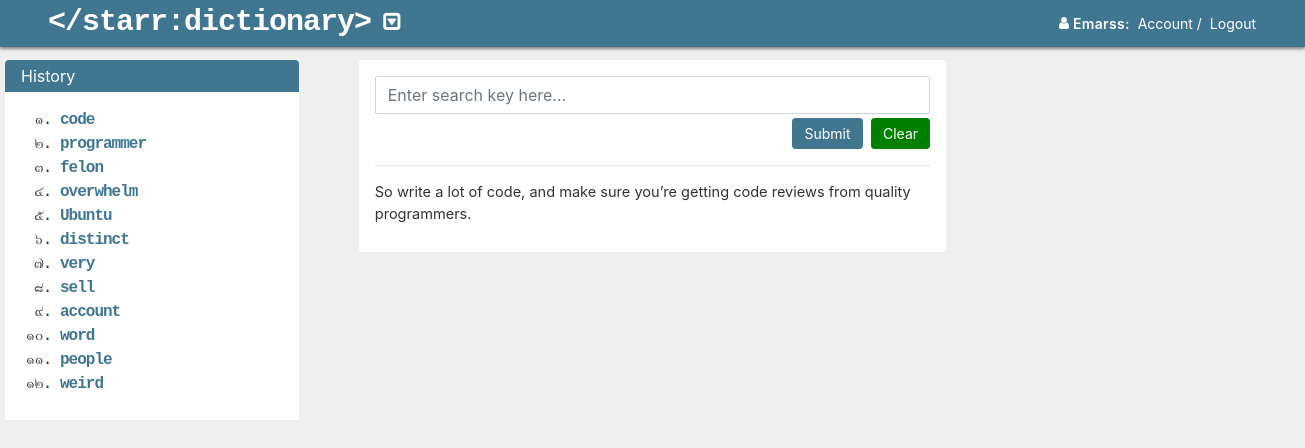
The page /dictionary/ (signed in) on the database its author committed.
### dictionary/models.py (models this page shows, shortened)
class Dictionary(models.Model):
	def __str__(self):
		return self.word
	word			= models.CharField(max_length=50);
	user			= models.ForeignKey(User, on_delete=models.CASCADE)
	created_at		= models.DateTimeField(auto_now=True)
	updated_at		= models.DateTimeField(auto_now_add=True)

### dictionary/views.py (the view)
# urls.py: path('', views.home, name='home'),
@login_required
def home(request, *args, **kwargs):
	context = {}
	if "message" in request.session:
		context['message'] = request.session['message']
		del request.session["message"]
	if "error" in request.session:
		context['error'] = request.session['error']
		del request.session["error"]
	context['form'] = SearchForm()
	context['history'] = Dictionary.objects.filter(user=request.user).order_by("-id")[:20]
	return render(request, 'dict_home.html', context)

### dictionary/forms.py
class SearchForm(forms.Form):
	word = forms.CharField(widget=forms.TextInput(
			attrs={
				"class": "form-control",
				"autofocus":"",
				"placeholder": "Enter search key here..."
			}
		))

### dictionary/templates/dict_home.html (shortened to what this page needs)
{% extends "base.html" %}
{% load static %}
{% block app_name %}dictionary{% endblock app_name %}
{% block content %}
	<div class="content">
		<div class="row star-dict-outer">
			<div class="star-dict star-dict-panel col-3 rounded p-0">
				<div class="star-dict-panel-header col-12 p-0">
					<div class="text-white p-1 px-3 rounded-top col-12 bg-primary">History</div>
				</div>
				<div class="star-dict-panel-body py-2">
					<div class="col-12 star-dict-history">
						<ul class="list">
							{% for var in history %}
								<li><a class="text-primary suggested font-weight-bold" onclick="findSuggested('{{ var }}')" class="font-italic">{{ var }}</a></li>
							{% endfor %}
						</ul>
					</div>
				</div>
			</div>
			<div class="col-6">
				<div class="row">
					<div class="star-dict col-12 bg-white p-3 rounded">
						<div class="sta-body">
							<form class="star-form mb-2" id="dict_form">
								<div class="form-group ">
									{{ form.word }}
									<div class=" text-right pt-1">
										<input type="submit" name="Search" class="btn btn-primary btn-sm">
										<a onclick="resetDict()" class="text-white btn btn-info btn-sm ml-1">Clear</a>
									</div>
								</div>
							</form><hr>
							<div class="dict-result">
								<div id="result">
									<p>So write a lot of code, and make sure you’re getting code reviews from quality programmers.</p>
								</div>
							</div>
						</div>
					</div>
				</div>
			</div>
		</div>
	</div>
{% endblock content %}

### templates/base.html (shortened to what this page needs)
<!DOCTYPE html>
<html>
<head>
	{% load static %}
	{% include "includes/head.html" %}
</head>
<body>
	<header class="px-5">
		<div class="logo dropdown">
			<a href=""><span>&lt/starr:{% block app_name %} {% endblock app_name %}&gt</span></a>
			<a href="" class="text-white ml-2" data-toggle="dropdown"><i class="iconmoon icon-caret-square-o-down"></i></a>
		</div>
		<div class="links text-right text-white">
			<i class="icon-user"></i><span class="px-1 username">{{ request.user|title }}:</span>
			<a href="{% url 'logout' %}" class="text-white">Account</a><span class="px-1">/</span>
			<a href="{% url 'logout' %}" class="text-white">Logout</a>
		</div>
	</header>
	{% block content %} {% endblock content %}
</body>
</html>

### home/static/css/style.css (style rules this page uses)
.star-dict-outer { padding: 0px 80px; }
.suggested { cursor: pointer; }
.star-dict-panel { margin-left: -60px !important; margin-right: 60px !important; height: 40px; }
.star-dict-panel-header { height: 40px; }
.star-dict-panel div { background-color: #fff; font-size: 16px; }
.star-dict-panel ul { list-style-type: thai; font-family: monospace; letter-spacing: -1px; }
.star-form .form-control { height: unset !important; border-radius: 2px; }

### home/static/css/nav.css (style rules this page uses)
body, html { min-width: 1280px; background-color: #efefef !important; }
header { width: 100%; position: fixed; background-color: #417690; padding: 0; z-index: 10000; box-shadow: 0px 2px 3px grey; }
.logo { width: 400px; float: left; }
.logo i { font-size: 20px !important; }
.logo span { font-size: 30px; color: #fff; letter-spacing: -1px; font-weight: bolder; font-family: monospace; }
.links { width: calc(100% - 401px); float: left; padding: 13px 0; font-size: 14px; }
.content { padding-top: 60px; position: relative; }
.username { font-weight: 600 !important; letter-spacing: 0.3px; }

### home/static/css/icomoon.css (style rules this page uses)
[class^="icon-"], [class*=" icon-"] { font-family: 'icomoon' !important; speak: none; font-style: normal; font-weight: normal; font-variant: normal; text-transform: none; line-height: 1; -webkit-font-smoothing: antialiased; -moz-osx-font-smoothing: grayscale; }
.icon-user:before { content: "\f007"; }
.icon-caret-square-o-down:before { content: "\f150"; }

### rows shown on the page
Dictionary: word "code"
Dictionary: word "programmer"
Dictionary: word "felon"
Dictionary: word "overwhelm"
Dictionary: word "Ubuntu"
Dictionary: word "distinct"
Dictionary: word "very"
Dictionary: word "sell"
Dictionary: word "account"
Dictionary: word "word"
Dictionary: word "people"
Dictionary: word "weird"

### other values the page prints
{{ request.user|title }} "Emarss"
